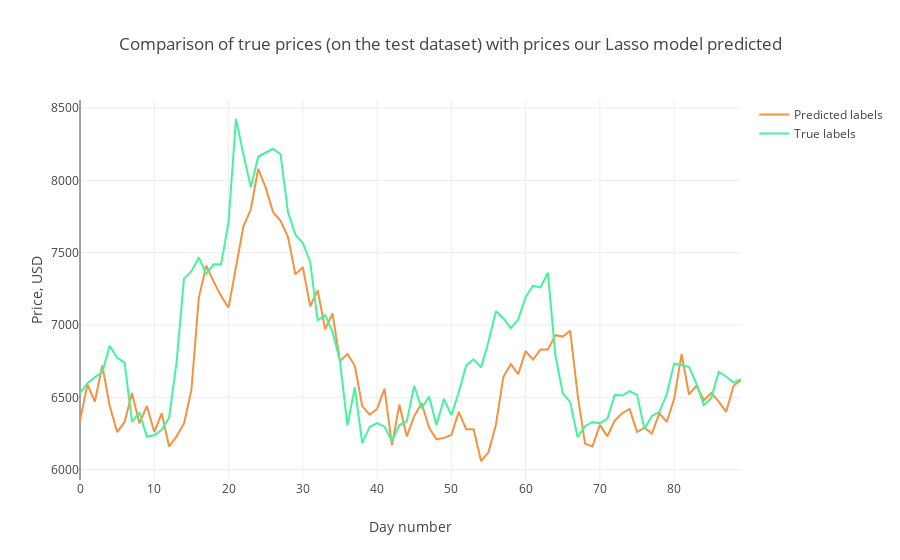

Notebook code for this chart:
### Code cell
'''trace1 = go.Scatter(
    x = np.arange(0, len(Y_pred), 1),
    y = Y_pred.reshape(-1,),
    mode = 'lines',
    name = 'Predicted labels',
    line = dict(color=('rgb(244, 146, 65)'), width=2)
)
trace2 = go.Scatter(
    x = np.arange(0, len(Y_test), 1),
    y = Y_test.reshape(-1,),
    mode = 'lines',
    name = 'True labels',
    line = dict(color=('rgb(66, 244, 155)'), width=2)
)

layout = dict(title = 'Comparison of true prices (on the test dataset) with prices our Lasso model predicted',
             xaxis = dict(title = 'Day number'), yaxis = dict(title = 'Price, USD'))
fig = dict(data=[trace1, trace2], layout=layout)
py.iplot(fig, filename='results_demonstrating0')'''

rmse = round(np.sqrt(mean_squared_error(Y_test,Y_pred)),2)#,Y_test))
mae=round(mean_absolute_error(Y_test,Y_pred),2)
print('Test RMSE:',rmse)
print('MAE:',mae)

df=pd.DataFrame([[rmse],[mae]],columns=list(["Lasso"]))
print(df)

### Figure 1 — Plotly figure (JSON) as saved in the notebook; plotly's stock layout.template omitted (floating-point values rounded to 4 significant figures)
{"data": [{"line": {"color": "rgb(244, 146, 65)", "width": 2}, "mode": "lines", "name": "Predicted labels", "type": "scatter", "uid": "e5c1e22c-d10d-11e8-950d-58fb8490637e", "x": [0, 1, 2, 3, 4, 5, 6, 7, 8, 9, 10, 11, 12, 13, 14, 15, 16, 17, 18, 19, 20, 21, 22, 23, 24, 25, 26, 27, 28, 29, 30, 31, 32, 33, 34, 35, 36, 37, 38, 39, 40, 41, 42, 43, 44, 45, 46, 47, 48, 49, 50, 51, 52, 53, 54, 55, 56, 57, 58, 59, 60, 61, 62, 63, 64, 65, 66, 67, 68, 69, 70, 71, 72, 73, 74, 75, 76, 77, 78, 79, 80, 81, 82, 83, 84, 85, 86, 87, 88, 89], "y": [6340, 6590, 6470, 6720, 6440, 6260, 6330, 6530, 6320, 6440, 6260, 6390, 6160, 6230, 6320, 6550, 7190, 7410, 7300, 7200, 7120, 7390, 7680, 7800, 8080, 7950, 7780, 7720, 7610, 7350, 7400, 7130, 7240, 6970, 7080, 6750, 6800, 6720, 6440, 6380, 6420, 6560, 6170, 6450, 6230, 6370, 6460, 6290, 6210, 6220, 6240, 6400, 6280, 6280, 6060, 6120, 6310, 6640, 6730, 6660, 6820, 6760, 6830, 6830, 6930, 6920, 6960, 6520, 6180, 6160, 6310, 6230, 6340, 6390, 6420, 6260, 6290, 6250, 6390, 6330, 6490, 6800, 6520, 6580, 6480, 6530, 6470, 6400, 6580, 6620]}, {"line": {"color": "rgb(66, 244, 155)", "width": 2}, "mode": "lines", "name": "True labels", "type": "scatter", "uid": "e5c1e22d-d10d-11e8-bed8-58fb8490637e", "x": [0, 1, 2, 3, 4, 5, 6, 7, 8, 9, 10, 11, 12, 13, 14, 15, 16, 17, 18, 19, 20, 21, 22, 23, 24, 25, 26, 27, 28, 29, 30, 31, 32, 33, 34, 35, 36, 37, 38, 39, 40, 41, 42, 43, 44, 45, 46, 47, 48, 49, 50, 51, 52, 53, 54, 55, 56, 57, 58, 59, 60, 61, 62, 63, 64, 65, 66, 67, 68, 69, 70, 71, 72, 73, 74, 75, 76, 77, 78, 79, 80, 81, 82, 83, 84, 85, 86, 87, 88, 89], "y": [6530.0, 6598.0, 6639.0, 6674.0, 6857.0, 6774.0, 6742.0, 6330.0, 6395.0, 6229.0, 6238.0, 6276.0, 6360.0, 6742.0, 7321.0, 7371.0, 7467.0, 7354.0, 7419.0, 7418.0, 7711.0, 8424.0, 8181.0, 7952.0, 8165.0, 8192.0, 8218.0, 8180.0, 7780.0, 7625.0, 7567.0, 7434.0, 7033.0, 7068.0, 6952.0, 6753.0, 6306.0, 6568.0, 6185.0, 6296.0, 6323.0, 6298.0, 6200.0, 6309.0, 6335.0, 6581.0, 6424.0, 6506.0, 6309.0, 6489.0, 6377.0, 6535.0, 6720.0, 6763.0, 6707.0, 6885.0, 7096.0, 7047.0, 6978.0, 7038.0, 7193.0, 7273.0, 7260.0, 7362.0, 6793.0, 6529.0, 6467.0, 6226.0, 6301.0, 6330.0, 6321.0, 6352.0, 6517.0, 6513.0, 6543.0, 6517.0, 6281.0, 6371.0, 6399.0, 6520.0, 6735.0, 6722.0, 6711.0, 6595.0, 6446.0, 6495, 6677.0, 6644.0, 6602.0, 6626.0]}], "layout": {"title": "Comparison of true prices (on the test dataset) with prices our Lasso model predicted", "xaxis": {"title": "Day number"}, "yaxis": {"title": "Price, USD"}}}
